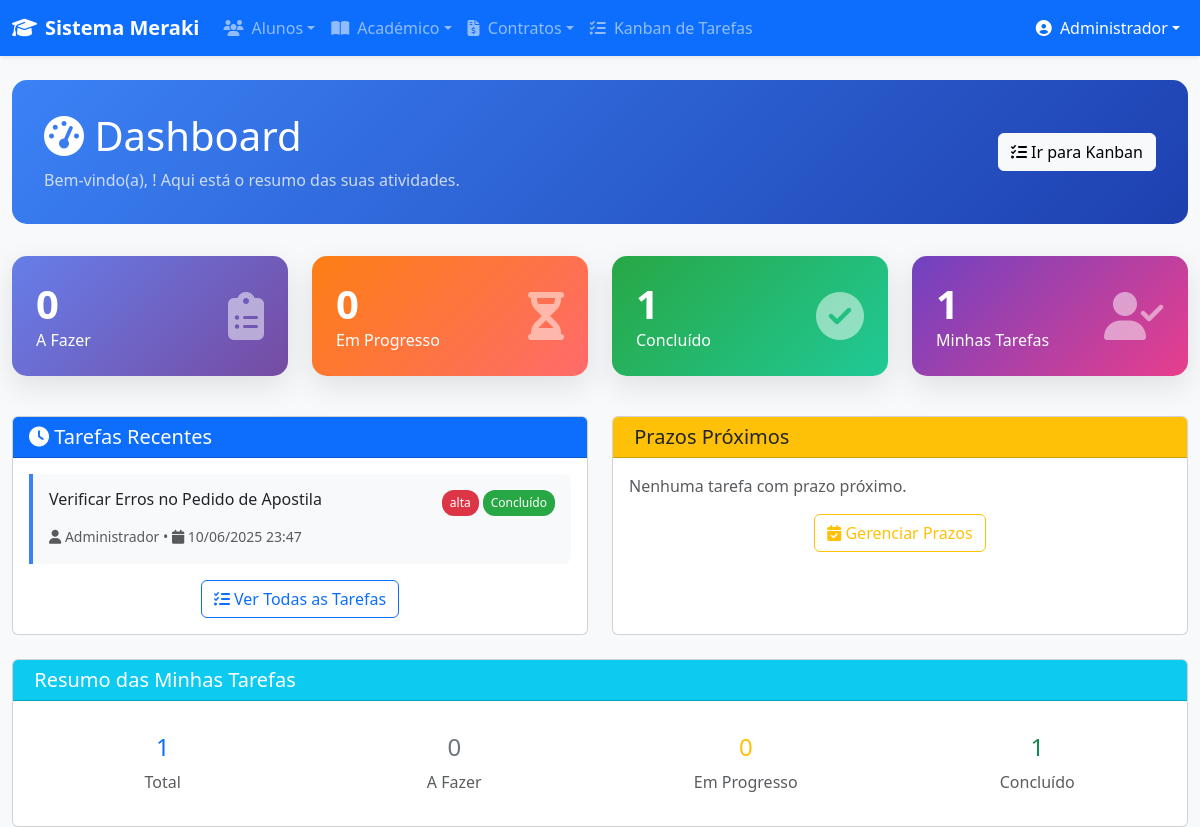
Page /dashboard.php (signed in) on the earlier database version.
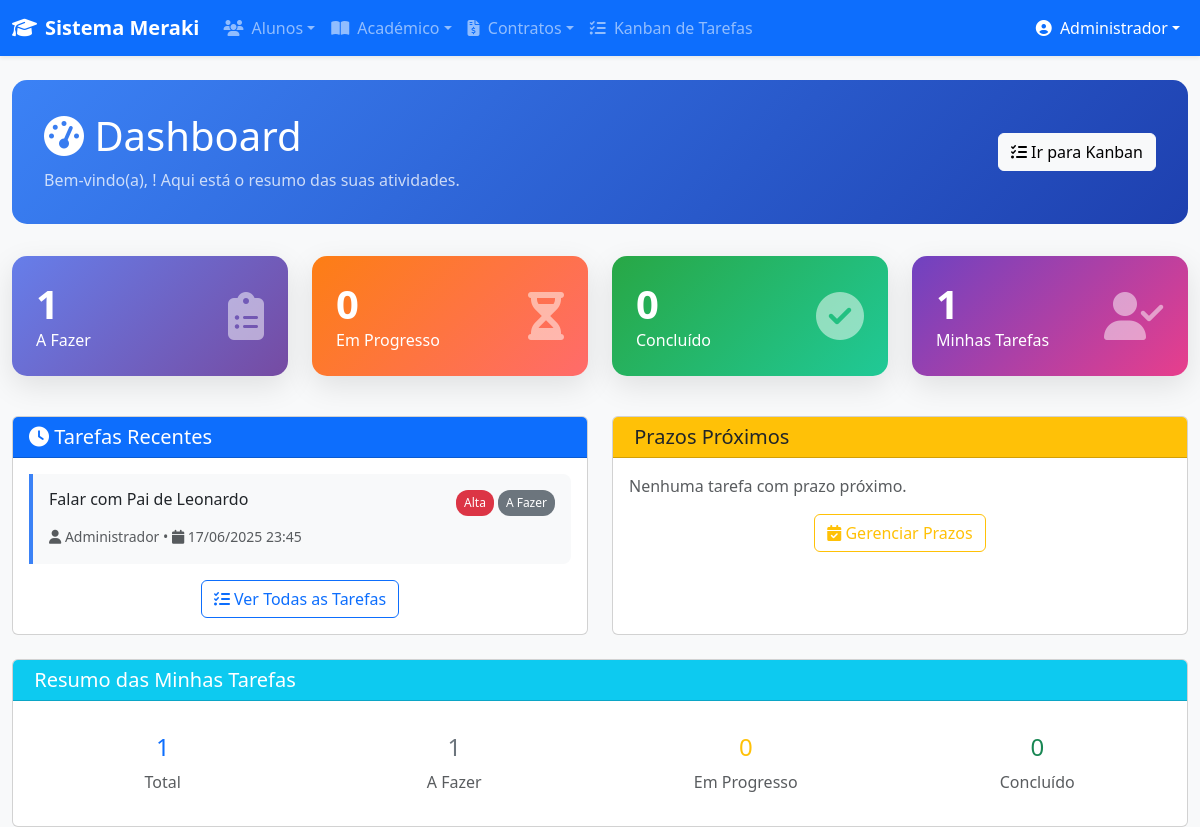
Same page on the later database version.
### tables this page shows
CREATE TABLE `tarefas` (
  `id` int(11) NOT NULL,
  `usuario_id` int(11) DEFAULT NULL,
  `titulo` varchar(255) DEFAULT NULL,
  `descricao` text,
  `status` enum('afazer','progresso','concluido') DEFAULT 'afazer',
  `data_criacao` timestamp NOT NULL DEFAULT CURRENT_TIMESTAMP,
  `data_evento` date DEFAULT NULL,
  `prioridade` varchar(10) DEFAULT NULL,
  `etiqueta` varchar(50) DEFAULT NULL
);

CREATE TABLE `usuarios` (
  `id` int(11) NOT NULL,
  `user` varchar(50) NOT NULL,
  `passa` varchar(255) DEFAULT NULL,
  `nome` varchar(100) DEFAULT NULL,
  `cargo` varchar(50) DEFAULT NULL,
  `ativo` tinyint(1) DEFAULT '1',
  `ultimo_login` timestamp NULL DEFAULT NULL,
  `tentativas_login` int(11) DEFAULT '0',
  `bloqueado_ate` timestamp NULL DEFAULT NULL
);

### dashboard.php (the view, shortened to what the changed rows need)
<?php
require 'conexao.php';
try {
    $sql_stats = "SELECT
                    status,
                    COUNT(*) as total
                  FROM tarefas
                  GROUP BY status";
    $stmt_stats = $pdo->prepare($sql_stats);
    $stmt_stats->execute();
    $stats = $stmt_stats->fetchAll(PDO::FETCH_KEY_PAIR);
    $sql_minhas = "SELECT
                     COUNT(*) as total,
                     SUM(CASE WHEN status = 'afazer' THEN 1 ELSE 0 END) as afazer,
                     SUM(CASE WHEN status = 'progresso' THEN 1 ELSE 0 END) as progresso,
                     SUM(CASE WHEN status = 'concluido' THEN 1 ELSE 0 END) as concluido
                   FROM tarefas t
                   LEFT JOIN tarefas_usuarios tu ON t.id = tu.tarefa_id
                   WHERE t.usuario_id = ? OR tu.usuario_id = ?";
    $stmt_minhas = $pdo->prepare($sql_minhas);
    $stmt_minhas->execute([$_SESSION['usuario_id'], $_SESSION['usuario_id']]);
    $minhas_tarefas = $stmt_minhas->fetch();
    $sql_recentes = "SELECT
                       t.id,
                       t.titulo,
                       t.status,
                       t.prioridade,
                       t.data_criacao,
                       u.nome as criador
                     FROM tarefas t
                     JOIN usuarios u ON t.usuario_id = u.id
                     ORDER BY t.data_criacao DESC
                     LIMIT 5";
    $stmt_recentes = $pdo->prepare($sql_recentes);
    $stmt_recentes->execute();
    $tarefas_recentes = $stmt_recentes->fetchAll();
} catch (Exception $e) {
    $erro_stats = "Erro ao carregar estatísticas: " . $e->getMessage();
}
?>
<!DOCTYPE html>
<html lang="pt-BR">
<head>
    <link href="https://cdn.jsdelivr.net/npm/bootstrap@5.3.3/dist/css/bootstrap.min.css" rel="stylesheet">
    <link href="https://cdnjs.cloudflare.com/ajax/libs/font-awesome/6.4.0/css/all.min.css" rel="stylesheet">
</head>
<body class="bg-light">
<div class="container-fluid mt-4">
    <div class="welcome-header">
        <div class="row align-items-center">
            <div class="col-md-8">
                <h1><i class="fas fa-tachometer-alt"></i> Dashboard</h1>
            </div>
        </div>
    </div>
    <div class="row mb-4">
        <div class="col-lg-3 col-md-6 mb-3">
            <div class="stats-card">
                <div class="d-flex justify-content-between align-items-center">
                    <div>
                        <h3 class="stats-number"><?= $stats['afazer'] ?? 0 ?></h3>
                        <p class="mb-0">A Fazer</p>
                    </div>
                </div>
            </div>
        </div>
        <div class="col-lg-3 col-md-6 mb-3">
            <div class="stats-card" style="background: linear-gradient(135deg, #28a745 0%, #20c997 100%);">
                <div class="d-flex justify-content-between align-items-center">
                    <div>
                        <h3 class="stats-number"><?= $stats['concluido'] ?? 0 ?></h3>
                        <p class="mb-0">Concluído</p>
                    </div>
                </div>
            </div>
        </div>
    </div>
    <div class="row">
        <div class="col-lg-6 mb-4">
            <div class="card h-100">
                <div class="card-body">
                    <?php if (empty($tarefas_recentes)): ?>
                        <p class="text-muted">Nenhuma tarefa encontrada.</p>
                    <?php else: ?>
                        <?php foreach ($tarefas_recentes as $tarefa): ?>
                            <div class="recent-task">
                                <div class="d-flex justify-content-between align-items-start mb-2">
                                    <h6 class="mb-1"><?= htmlspecialchars($tarefa['titulo']) ?></h6>
                                    <div class="d-flex gap-1">
                                        <?php if ($tarefa['prioridade']): ?>
                                            <span class="priority-badge priority-<?= strtolower(str_replace('é', 'e', $tarefa['prioridade'])) ?>">
                                                <?= htmlspecialchars($tarefa['prioridade']) ?>
                                            </span>
                                        <?php endif; ?>
                                        <span class="status-badge status-<?= $tarefa['status'] ?>">
                                            <?= ucfirst(str_replace(['afazer', 'progresso', 'concluido'], ['A Fazer', 'Em Progresso', 'Concluído'], $tarefa['status'])) ?>
                                        </span>
                                    </div>
                                </div>
                                <small class="text-muted">
                                    <i class="fas fa-user"></i> <?= htmlspecialchars($tarefa['criador']) ?> •
                                    <i class="fas fa-calendar"></i> <?= date('d/m/Y H:i', strtotime($tarefa['data_criacao'])) ?>
                                </small>
                            </div>
                        <?php endforeach; ?>
                    <?php endif; ?>
                </div>
            </div>
        </div>
    </div>
    <div class="row">
        <div class="col-12">
            <div class="card">
                <div class="card-body">
                    <div class="row text-center">
                        <div class="col-md-3">
                            <div class="p-3">
                                <h4 class="text-secondary"><?= $minhas_tarefas['afazer'] ?? 0 ?></h4>
                                <p class="text-muted mb-0">A Fazer</p>
                            </div>
                        </div>
                        <div class="col-md-3">
                            <div class="p-3">
                                <h4 class="text-success"><?= $minhas_tarefas['concluido'] ?? 0 ?></h4>
                                <p class="text-muted mb-0">Concluído</p>
                            </div>
                        </div>
                    </div>
                </div>
            </div>
        </div>
    </div>
</div>
</body>
</html>

Differences in the rows shown:
removed tarefas: titulo "Verificar Erros no Pedido de Apostila", prioridade "alta", status "Concluído", usuario.nome "Administrador", data_criacao "10/06/2025 23:47"
added tarefas: titulo "Falar com Pai de Leonardo", prioridade "Alta", status "A Fazer", usuario.nome "Administrador", data_criacao "17/06/2025 23:45"
Other differences:
$stats['afazer']: "0" → "1"
$stats['concluido']: "1" → "0"
$minhas_tarefas['afazer']: "0" → "1"
$minhas_tarefas['concluido']: "1" → "0"
